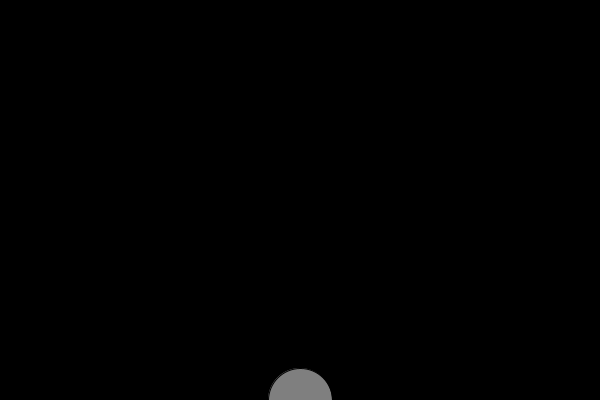
Frame 1 (no input)
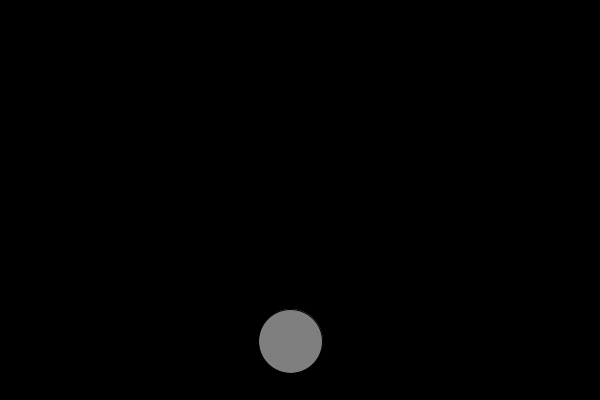
Frame 60 (the mouse pressed at the canvas centre just before this capture)
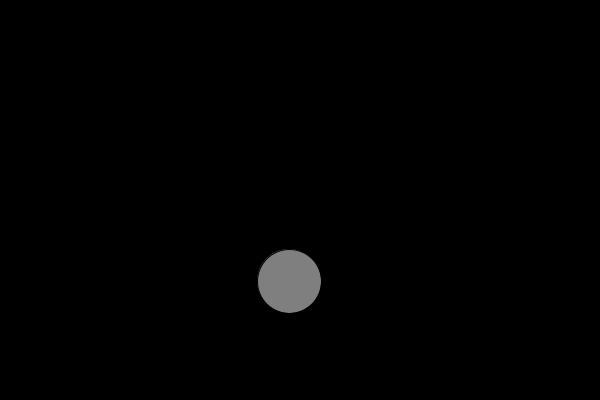
Frame 120 (the mouse held since frame 60 and released just before this capture)

The Processing sketch that drew these frames (run headless with seeded random() and noise(); from frame 60 on, the mouse is pressed at the canvas centre):

// Processing sketch: experiment_4_oops
// ── experiment_4_oops.pde
Bubble b1; 

void setup(){
  size(600, 400);
  b1 = new Bubble(64);       
}


void draw(){
  // adjust/set  the general parameter 
  adjust();  
  
  // adjust the object parameter before display     
  b1.top();    
  
  // display the object
  b1.display();   
  
  
  // conditions to check if any
  
  
  // update the parameter for next round
  b1.ascend();    

}


void adjust(){
  background(0);    
}

// ── Bubble.pde
class Bubble{
  float x;
  float y; 
  float diameter;    
  
  Bubble(float diameter){
    x = width/2; 
    y= height;    
    this.diameter = diameter;     
    
  }
  
  void ascend(){
    y--;   
    x = x + random(-1, 1);    
  }
   
  
  void display(){
    stroke(0);
    fill(127);
    ellipse(x, y, diameter, diameter);       
  }
  
  void top(){
    if(y < diameter/2){
      y = diameter /2; 
    }
  }
  

} // end of bubble
